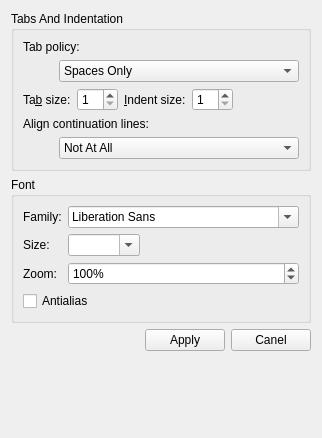
<?xml version="1.0" encoding="UTF-8"?>
<ui version="4.0">
 <class>TextSettingsWidget</class>
 <widget class="QWidget" name="TextSettingsWidget">
  <property name="geometry">
   <rect>
    <x>0</x>
    <y>0</y>
    <width>306</width>
    <height>438</height>
   </rect>
  </property>
  <property name="windowTitle">
   <string>Form</string>
  </property>
  <layout class="QVBoxLayout" name="verticalLayout">
   <item>
    <widget class="QGroupBox" name="groupBox">
     <property name="title">
      <string>Tabs And Indentation</string>
     </property>
     <layout class="QGridLayout" name="gridLayout_3">
      <item row="5" column="1">
       <widget class="QComboBox" name="continuationAlignBehavior">
        <property name="sizePolicy">
         <sizepolicy hsizetype="MinimumExpanding" vsizetype="Fixed">
          <horstretch>0</horstretch>
          <verstretch>0</verstretch>
         </sizepolicy>
        </property>
        <property name="toolTip">
         <string>&lt;html&gt;&lt;head/&gt;&lt;body&gt;
Influences the indentation of continuation lines.

&lt;ul&gt;
&lt;li&gt;Not At All: Do not align at all. Lines will only be indented to the current logical indentation depth.
&lt;pre&gt;
(tab)int i = foo(a, b
(tab)c, d);
&lt;/pre&gt;
&lt;/li&gt;

&lt;li&gt;With Spaces: Always use spaces for alignment, regardless of the other indentation settings.
&lt;pre&gt;
(tab)int i = foo(a, b
(tab)            c, d);
&lt;/pre&gt;
&lt;/li&gt;

&lt;li&gt;With Regular Indent: Use tabs and/or spaces for alignment, as configured above.
&lt;pre&gt;
(tab)int i = foo(a, b
(tab)(tab)(tab)  c, d);
&lt;/pre&gt;
&lt;/li&gt;
&lt;/ul&gt;&lt;/body&gt;&lt;/html&gt;</string>
        </property>
        <item>
         <property name="text">
          <string>Not At All</string>
         </property>
        </item>
        <item>
         <property name="text">
          <string>With Spaces</string>
         </property>
        </item>
        <item>
         <property name="text">
          <string>With Regular Indent</string>
         </property>
        </item>
       </widget>
      </item>
      <item row="3" column="0" colspan="2">
       <layout class="QHBoxLayout" name="horizontalLayout">
        <item>
         <widget class="QLabel" name="tabSizeLabel">
          <property name="sizePolicy">
           <sizepolicy hsizetype="Maximum" vsizetype="Preferred">
            <horstretch>0</horstretch>
            <verstretch>0</verstretch>
           </sizepolicy>
          </property>
          <property name="text">
           <string>Ta&amp;b size:</string>
          </property>
          <property name="buddy">
           <cstring>tabSize</cstring>
          </property>
         </widget>
        </item>
        <item>
         <widget class="QSpinBox" name="tabSize">
          <property name="sizePolicy">
           <sizepolicy hsizetype="Maximum" vsizetype="Fixed">
            <horstretch>0</horstretch>
            <verstretch>0</verstretch>
           </sizepolicy>
          </property>
          <property name="minimum">
           <number>1</number>
          </property>
          <property name="maximum">
           <number>20</number>
          </property>
         </widget>
        </item>
        <item>
         <widget class="QLabel" name="indentSizeLabel">
          <property name="sizePolicy">
           <sizepolicy hsizetype="Maximum" vsizetype="Preferred">
            <horstretch>0</horstretch>
            <verstretch>0</verstretch>
           </sizepolicy>
          </property>
          <property name="text">
           <string>&amp;Indent size:</string>
          </property>
          <property name="buddy">
           <cstring>indentSize</cstring>
          </property>
         </widget>
        </item>
        <item>
         <widget class="QSpinBox" name="indentSize">
          <property name="sizePolicy">
           <sizepolicy hsizetype="Maximum" vsizetype="Fixed">
            <horstretch>0</horstretch>
            <verstretch>0</verstretch>
           </sizepolicy>
          </property>
          <property name="minimum">
           <number>1</number>
          </property>
          <property name="maximum">
           <number>20</number>
          </property>
         </widget>
        </item>
        <item>
         <spacer name="horizontalSpacer_2">
          <property name="orientation">
           <enum>Qt::Horizontal</enum>
          </property>
          <property name="sizeHint" stdset="0">
           <size>
            <width>40</width>
            <height>20</height>
           </size>
          </property>
         </spacer>
        </item>
       </layout>
      </item>
      <item row="2" column="1">
       <widget class="QComboBox" name="tabPolicy">
        <property name="sizePolicy">
         <sizepolicy hsizetype="MinimumExpanding" vsizetype="Fixed">
          <horstretch>0</horstretch>
          <verstretch>0</verstretch>
         </sizepolicy>
        </property>
        <item>
         <property name="text">
          <string>Spaces Only</string>
         </property>
        </item>
        <item>
         <property name="text">
          <string>Tabs Only</string>
         </property>
        </item>
        <item>
         <property name="text">
          <string>Mixed</string>
         </property>
        </item>
       </widget>
      </item>
      <item row="4" column="0" colspan="2">
       <widget class="QLabel" name="continuationAlignBehaviorLabel">
        <property name="text">
         <string>Align continuation lines:</string>
        </property>
       </widget>
      </item>
      <item row="2" column="0">
       <spacer name="horizontalSpacer">
        <property name="orientation">
         <enum>Qt::Horizontal</enum>
        </property>
        <property name="sizeType">
         <enum>QSizePolicy::Fixed</enum>
        </property>
        <property name="sizeHint" stdset="0">
         <size>
          <width>30</width>
          <height>20</height>
         </size>
        </property>
       </spacer>
      </item>
      <item row="1" column="0" colspan="2">
       <widget class="QLabel" name="tabPolicyLabel">
        <property name="text">
         <string>Tab policy:</string>
        </property>
       </widget>
      </item>
     </layout>
    </widget>
   </item>
   <item>
    <widget class="QGroupBox" name="fontGroupBox">
     <property name="title">
      <string>Font</string>
     </property>
     <layout class="QGridLayout" name="gridLayout_4">
      <item row="2" column="1">
       <widget class="QSpinBox" name="fontZoomSpinBox">
        <property name="suffix">
         <string>%</string>
        </property>
        <property name="minimum">
         <number>10</number>
        </property>
        <property name="maximum">
         <number>3000</number>
        </property>
        <property name="singleStep">
         <number>10</number>
        </property>
        <property name="value">
         <number>100</number>
        </property>
       </widget>
      </item>
      <item row="4" column="0" colspan="2">
       <widget class="QCheckBox" name="fontAntialias">
        <property name="text">
         <string>Antialias</string>
        </property>
       </widget>
      </item>
      <item row="1" column="0">
       <widget class="QLabel" name="sizeLabel">
        <property name="sizePolicy">
         <sizepolicy hsizetype="Fixed" vsizetype="Fixed">
          <horstretch>0</horstretch>
          <verstretch>0</verstretch>
         </sizepolicy>
        </property>
        <property name="text">
         <string>Size:</string>
        </property>
       </widget>
      </item>
      <item row="0" column="0">
       <widget class="QLabel" name="familyLabel">
        <property name="sizePolicy">
         <sizepolicy hsizetype="Fixed" vsizetype="Fixed">
          <horstretch>0</horstretch>
          <verstretch>0</verstretch>
         </sizepolicy>
        </property>
        <property name="text">
         <string>Family:</string>
        </property>
       </widget>
      </item>
      <item row="2" column="0">
       <widget class="QLabel" name="zoomLabel">
        <property name="text">
         <string>Zoom:</string>
        </property>
       </widget>
      </item>
      <item row="1" column="1">
       <widget class="QComboBox" name="fontSizeComboBox">
        <property name="sizePolicy">
         <sizepolicy hsizetype="Fixed" vsizetype="Fixed">
          <horstretch>1</horstretch>
          <verstretch>0</verstretch>
         </sizepolicy>
        </property>
        <property name="editable">
         <bool>true</bool>
        </property>
       </widget>
      </item>
      <item row="0" column="1">
       <widget class="QFontComboBox" name="fontFamilyComboBox"/>
      </item>
     </layout>
    </widget>
   </item>
   <item>
    <layout class="QHBoxLayout" name="horizontalLayout_2">
     <item>
      <spacer name="horizontalSpacer_3">
       <property name="orientation">
        <enum>Qt::Horizontal</enum>
       </property>
       <property name="sizeHint" stdset="0">
        <size>
         <width>40</width>
         <height>20</height>
        </size>
       </property>
      </spacer>
     </item>
     <item>
      <widget class="QPushButton" name="applyButton">
       <property name="text">
        <string>Apply</string>
       </property>
      </widget>
     </item>
     <item>
      <widget class="QPushButton" name="canelButton">
       <property name="text">
        <string>Canel</string>
       </property>
      </widget>
     </item>
    </layout>
   </item>
   <item>
    <spacer name="verticalSpacer">
     <property name="orientation">
      <enum>Qt::Vertical</enum>
     </property>
     <property name="sizeHint" stdset="0">
      <size>
       <width>20</width>
       <height>40</height>
      </size>
     </property>
    </spacer>
   </item>
  </layout>
 </widget>
 <resources/>
 <connections/>
</ui>
